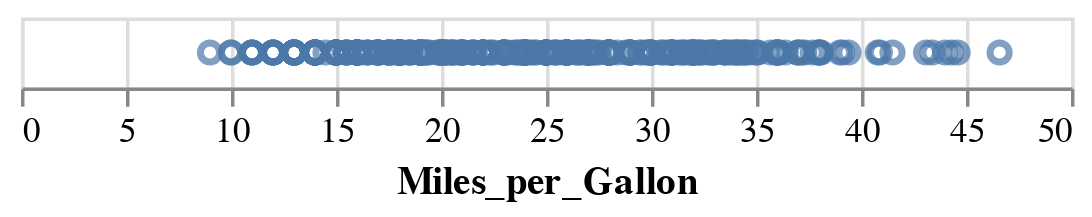

Notebook cell for this chart:
### Code cell
#1-D plot
alt.Chart(cars).mark_point().encode(x = 'Miles_per_Gallon')

### Figure 1 — Vega-Lite specification as saved in the notebook (floating-point values rounded to 4 significant figures; data arrays with more than 128 entries replaced by an {"elided": "..."} marker saying what was removed)
{"config": {"view": {"continuousWidth": 300, "continuousHeight": 300}}, "data": {"name": "data-583e73726c1545c56c203344161a975c"}, "mark": {"type": "point"}, "encoding": {"x": {"field": "Miles_per_Gallon", "type": "quantitative"}}, "$schema": "https://vega.github.io/schema/vega-lite/v5.20.1.json", "datasets": {"data-583e73726c1545c56c203344161a975c": {"elided": "406 records"}}}
